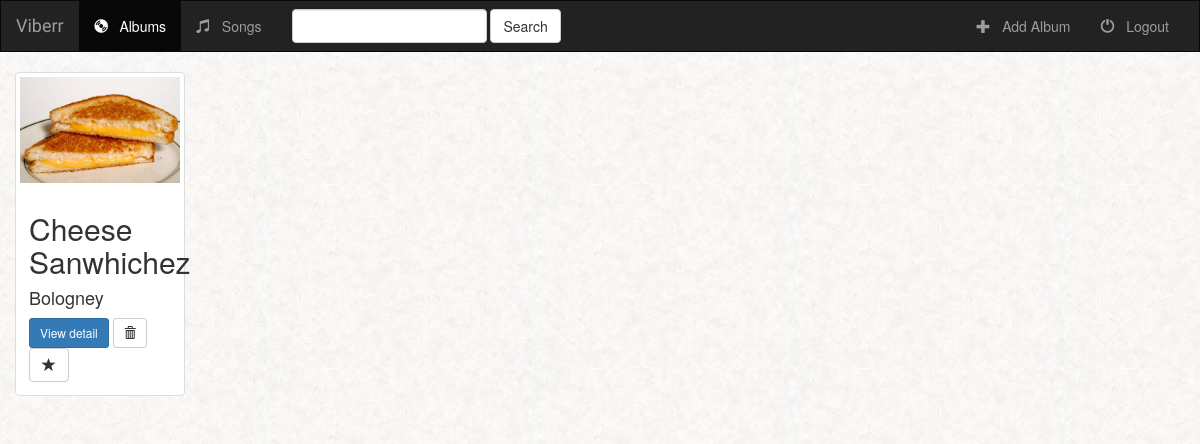
The app's page /music/ with its own data.
### music/models.py (models this page shows, shortened)
class Album(models.Model):
    artist = models.CharField(max_length = 250)
    album_title = models.CharField(max_length = 500)
    genre = models.CharField(max_length = 100)
    album_logo = models.FileField()

### music/views.py (the view)
class IndexView(generic.ListView):
    template_name = 'music/index.html'
    context_object_name = 'all_albums'
    def get_queryset(self):
        return Album.objects.all()

### music/templates/music/index.html (shortened to what this page needs)
{% extends 'music/base.html' %}
{% block albums_active %}active{% endblock %}
{% block body %}
<div class="container-fluid">
  {% if all_albums %}
  <div class="row">
    {% for album in all_albums %}
    <div class="col-sm-4 col-lg-2">
      <div class="thumbnail">
        <a href="{% url 'music:detail' album.id %}">
          <img src="{{ album.album_logo.url }}" class="img-responsive"/>
        </a>
        <div class="caption">
          <h2>{{ album.album_title }}</h2>
          <h4>{{ album.artist }}</h4>
          <a href="{% url 'music:detail' album.id %}" class="btn btn-primary btn-sm">View detail</a>
          <form action="{% url 'music:album-delete' album.id %}" method="post" style="display: inline;">
            <button type="submit" class="btn btn-default btn-sm">
              <span class="glyphicon glyphicon-trash"></span>
            </button>
          </form>
          <a href="#" class="btn btn-default btn-sm-btn-favourite">
            <span class="glyphicon glyphicon-star {% if album.is_favourite %}active{% endif %}"></span>
          </a>
        </div>
      </div>
    </div>
    {% endfor %}
  </div>
  {% endif %}
</div>
{% endblock %}

### music/static/music/style.css (style rules this page uses)
body { background: white url("images/background.png"); }

### records on screen
Album: album_logo (picture), album_title "Cheese Sanwhichez", artist "Bologney"
